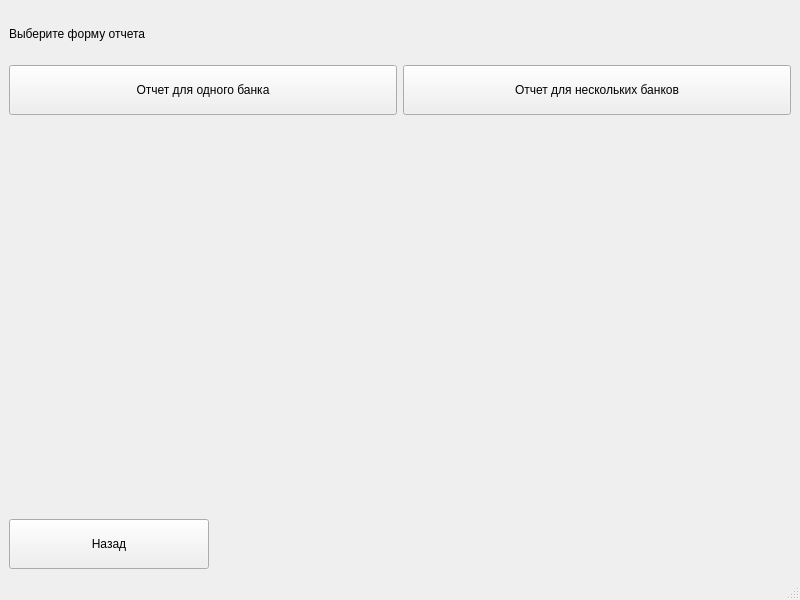
<?xml version="1.0" encoding="UTF-8"?>
<ui version="4.0">
 <class>ChooseReportWindow</class>
 <widget class="QMainWindow" name="ChooseReportWindow">
  <property name="geometry">
   <rect>
    <x>0</x>
    <y>0</y>
    <width>800</width>
    <height>600</height>
   </rect>
  </property>
  <property name="windowTitle">
   <string>Выбор формы отчета</string>
  </property>
  <widget class="QWidget" name="centralwidget">
   <layout class="QVBoxLayout" name="verticalLayout">
    <item>
     <widget class="QLabel" name="HeadingLabel">
      <property name="minimumSize">
       <size>
        <width>0</width>
        <height>50</height>
       </size>
      </property>
      <property name="maximumSize">
       <size>
        <width>16777215</width>
        <height>50</height>
       </size>
      </property>
      <property name="text">
       <string>Выберите форму отчета</string>
      </property>
     </widget>
    </item>
    <item>
     <layout class="QHBoxLayout" name="horizontalLayout">
      <item alignment="Qt::AlignTop">
       <widget class="QPushButton" name="BankPushButton">
        <property name="minimumSize">
         <size>
          <width>0</width>
          <height>50</height>
         </size>
        </property>
        <property name="maximumSize">
         <size>
          <width>16777215</width>
          <height>50</height>
         </size>
        </property>
        <property name="text">
         <string>Отчет для одного банка</string>
        </property>
       </widget>
      </item>
      <item alignment="Qt::AlignTop">
       <widget class="QPushButton" name="ListBankPushButton">
        <property name="minimumSize">
         <size>
          <width>0</width>
          <height>50</height>
         </size>
        </property>
        <property name="maximumSize">
         <size>
          <width>16777215</width>
          <height>50</height>
         </size>
        </property>
        <property name="text">
         <string>Отчет для нескольких банков</string>
        </property>
       </widget>
      </item>
     </layout>
    </item>
    <item>
     <widget class="QPushButton" name="BackPushButton">
      <property name="minimumSize">
       <size>
        <width>150</width>
        <height>50</height>
       </size>
      </property>
      <property name="maximumSize">
       <size>
        <width>200</width>
        <height>50</height>
       </size>
      </property>
      <property name="text">
       <string>Назад</string>
      </property>
     </widget>
    </item>
   </layout>
  </widget>
  <widget class="QStatusBar" name="statusbar"/>
 </widget>
 <resources/>
 <connections/>
</ui>
